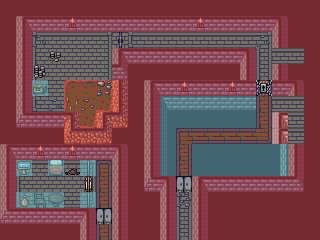

A level layout from a 2D game, rendered from its tile map. Below: a short description, then the map file with its tile-grid data intact:
An orthogonal 20x15 tile map with 16x16 px tiles, 3 tile layers (Tiles, Sprites, Collision), 12 tilesets.

<map version="1.4" tiledversion="1.4.3" orientation="orthogonal" renderorder="right-down" width="20" height="15" tilewidth="16" tileheight="16" infinite="0" nextlayerid="4" nextobjectid="1">
 <tileset firstgid="1" name="Wall" tilewidth="16" tileheight="16" tilecount="1020" columns="20">
  <image source="../Objects/Wall.png" width="320" height="816" />
 </tileset>
 <tileset firstgid="1021" name="Floor" tilewidth="16" tileheight="16" tilecount="819" columns="21">
  <image source="../Objects/Floor.png" width="336" height="624" />
 </tileset>
 <tileset firstgid="1840" name="Pit0" tilewidth="16" tileheight="16" tilecount="256" columns="8">
  <image source="../Objects/Pit0.png" width="128" height="512" />
 </tileset>
 <tileset firstgid="2096" name="Door0" tilewidth="16" tileheight="16" tilecount="48" columns="8">
  <image source="../Objects/Door0.png" width="128" height="96" />
 </tileset>
 <tileset firstgid="2144" name="Decor0" tilewidth="16" tileheight="16" tilecount="176" columns="8">
  <image source="../Objects/Decor0.png" width="128" height="352" />
 </tileset>
 <tileset firstgid="2320" name="Ground0" tilewidth="16" tileheight="16" tilecount="56" columns="8">
  <image source="../Objects/Ground0.png" width="128" height="112" />
 </tileset>
 <tileset firstgid="2376" name="Player0" tilewidth="16" tileheight="16" tilecount="120" columns="8">
  <image source="../Characters/Player0.png" width="128" height="240" />
 </tileset>
 <tileset firstgid="2496" name="Pest0" tilewidth="16" tileheight="16" tilecount="88" columns="8">
  <image source="../Characters/Pest0.png" width="128" height="176" />
 </tileset>
 <tileset firstgid="2584" name="Rodent0" tilewidth="16" tileheight="16" tilecount="32" columns="8">
  <image source="../Characters/Rodent0.png" width="128" height="64" />
 </tileset>
 <tileset firstgid="2616" name="Undead0" tilewidth="16" tileheight="16" tilecount="80" columns="8">
  <image source="../Characters/Undead0.png" width="128" height="160" />
 </tileset>
 <tileset firstgid="2696" name="Money" tilewidth="16" tileheight="16" tilecount="64" columns="8">
  <image source="../Items/Money.png" width="128" height="128" />
 </tileset>
 <tileset firstgid="2760" name="Chest0" tilewidth="16" tileheight="16" tilecount="24" columns="8">
  <image source="../Items/Chest0.png" width="128" height="48" />
 </tileset>
 <layer id="1" name="Tiles" width="20" height="15">
  <data encoding="csv">
1031,1031,1031,1031,1031,1031,1031,1031,1031,1031,1031,1031,1031,1031,1031,1031,1031,1031,1031,1031,
1031,181,182,182,182,182,182,182,182,182,182,182,182,182,182,182,182,183,1031,1031,
1031,201,1210,1211,1211,1211,1212,1232,1235,1236,1236,1236,1236,1236,1236,1236,1212,201,1031,1031,
1031,201,1231,1232,1232,1232,1233,181,182,182,182,182,182,182,182,183,1234,1236,1236,1031,
1031,201,1231,1232,1232,1232,1233,223,1031,1031,1031,1031,1031,1031,1031,201,1234,201,1031,1031,
1031,201,1231,1232,1462,1463,1464,381,1031,181,182,182,182,182,182,182,1255,182,183,1031,
1031,201,1252,1253,1483,1484,1506,381,1031,201,1856,1857,1857,1857,1857,1857,1556,1236,1236,1031,
1031,221,182,182,363,1506,361,403,1031,201,1864,1865,1865,1865,1865,1865,1556,61,1236,1031,
1031,1031,1031,1031,401,362,403,1031,1031,201,1864,1532,1558,1558,1558,1558,1576,61,1236,1031,
181,182,182,182,182,182,182,183,1031,201,1864,1556,1865,1865,1865,1865,1865,1866,201,1031,
201,1210,1211,1211,1211,1212,1535,201,1031,201,1864,1556,1865,1865,1865,1865,1865,1866,201,1031,
201,1231,1232,1232,1232,1233,1556,201,1031,221,183,1213,181,182,182,182,182,182,223,1031,
201,1252,1253,1253,1253,1254,1556,201,1031,1031,201,1234,201,1031,1031,1031,1031,1031,1031,1031,
221,182,182,182,182,183,1556,201,1031,1031,201,1234,201,1031,1031,1031,1031,1031,1031,1031,
1031,1031,1031,1031,1031,201,1556,201,1031,1031,201,1234,201,1031,1031,1031,1031,1031,1031,1031
</data>
 </layer>
 <layer id="2" name="Sprites" width="20" height="15">
  <data encoding="csv">
0,0,0,0,0,0,0,0,0,0,0,0,0,0,0,0,0,0,0,0,
0,0,0,0,2208,0,0,0,0,0,0,0,2208,0,0,0,0,0,0,0,
0,0,2325,0,0,0,0,2097,0,0,0,0,0,0,0,0,2325,0,0,0,
0,0,0,2700,0,0,0,0,0,0,0,0,0,0,0,0,0,0,0,0,
0,0,2699,0,0,0,0,0,0,0,0,0,0,0,0,0,0,0,0,0,
0,0,2760,0,0,0,2334,0,0,0,0,2208,0,0,2208,0,2098,0,0,0,
0,0,0,2325,2323,2327,0,0,0,0,0,0,0,0,0,0,0,0,0,0,
0,0,0,0,0,0,0,0,0,0,0,0,0,0,0,0,0,0,0,0,
0,0,0,0,0,0,0,0,0,0,0,0,0,0,0,0,0,0,0,0,
0,0,2208,0,2208,0,0,0,0,0,0,0,0,0,0,0,0,0,0,0,
0,2312,0,2216,2174,2113,0,0,0,0,0,0,0,0,0,0,0,0,0,0,
0,0,0,0,0,2117,0,0,0,0,0,2104,0,0,0,0,0,0,0,0,
0,2168,2200,2201,0,2113,0,0,0,0,0,2324,0,0,0,0,0,0,0,0,
0,0,0,0,0,0,2104,0,0,0,0,0,0,0,0,0,0,0,0,0,
0,0,0,0,0,0,0,0,0,0,0,0,0,0,0,0,0,0,0,0
</data>
 </layer>
 <layer id="3" name="Collision" width="20" height="15" opacity="0.5">
  <data encoding="csv">
1037,1037,1037,1037,1037,1037,1037,1037,1037,1037,1037,1037,1037,1037,1037,1037,1037,1037,1037,1037,
1037,1037,1037,1037,1037,1037,1037,1037,1037,1037,1037,1037,1037,1037,1037,1037,1037,1037,1037,1037,
1037,1037,0,0,0,0,0,0,0,0,0,0,0,0,0,0,0,1037,1037,1037,
1037,1037,0,0,0,0,0,1037,1037,1037,1037,1037,1037,1037,1037,1037,0,0,0,1037,
1037,1037,0,0,0,0,0,1037,1037,1037,1037,1037,1037,1037,1037,1037,0,1037,1037,1037,
1037,1037,35,0,0,0,0,1037,1037,1037,1037,1037,1037,1037,1037,1037,0,1037,1037,1037,
1037,1037,0,0,0,0,0,1037,1037,1037,35,35,35,35,35,35,0,0,0,1037,
1037,1037,1037,1037,1037,0,1037,1037,1037,1037,35,35,35,35,35,35,0,1037,0,1037,
1037,1037,1037,1037,1037,1037,1037,1037,1037,1037,35,0,0,0,0,0,0,1037,0,1037,
1037,1037,1037,1037,1037,1037,1037,1037,1037,1037,35,0,35,35,35,35,35,35,1037,1037,
1037,35,0,35,0,35,0,1037,1037,1037,35,0,35,35,35,35,35,35,1037,1037,
1037,0,0,0,0,0,0,1037,1037,1037,1037,0,1037,1037,1037,1037,1037,1037,1037,1037,
1037,35,35,35,0,35,0,1037,1037,1037,1037,0,1037,1037,1037,1037,1037,1037,1037,1037,
1037,1037,1037,1037,1037,1037,0,1037,1037,1037,1037,0,1037,1037,1037,1037,1037,1037,1037,1037,
1037,1037,1037,1037,1037,1037,0,1037,1037,1037,1037,0,1037,1037,1037,1037,1037,1037,1037,1037
</data>
 </layer>
</map>
